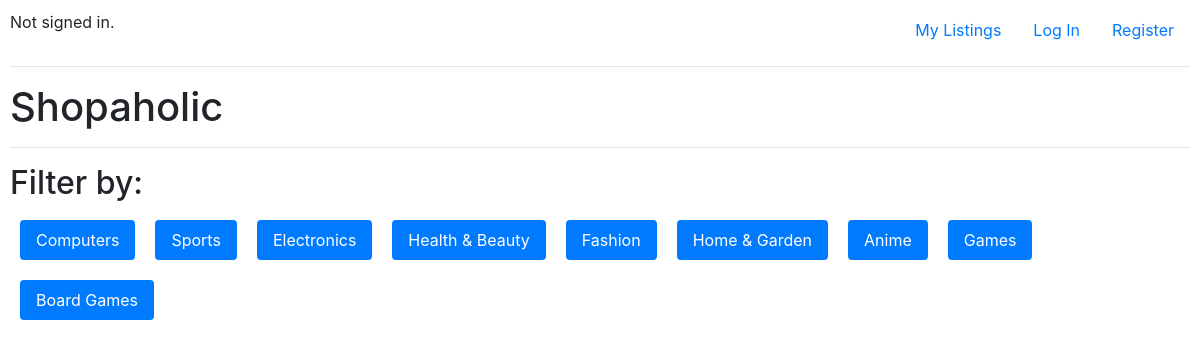
/category/all, run on the app's committed database.
### auctions/models.py (models this page shows)
class Tag(models.Model):
    name=models.CharField(max_length=32)
    def __str__(self):
        return f"{self.name}"

### auctions/views.py (the view)
# urls.py: path("category/<str:cat>",views.category,name="category"),
def category(request,cat):
    all_cat=Tag.objects.all()
    flag=False
    if cat=='all':
        return render(request,"auctions/category.html",{
            "category":None,"listings":None,"allcats":all_cat,"flag":flag
        })
    flag=True;
    listings=Listing.objects.filter(tag__name=cat)
    return render(request,"auctions/category.html",{
        "listings":listings,"category":cat,"allcats":all_cat,"flag":flag
    })

### auctions/templates/auctions/category.html (shortened to what this page needs)
{%extends "auctions/layout.html"%}
{%block body%}
{%if category%}
    <h2>Showing results for: {{category}}</h2>
{%else%}
<h2>Filter by:</h2>
 <ul class="nav nav-pills">
    {%for cat in allcats%}
        <li class="nav-item">
            <a class="nav-link active" id="category" href="{%url 'category' cat%}">{{cat}}</a>
        </li>
     {%endfor%}
    </ul>
{%endif%}
{%endblock%}

### auctions/static/auctions/styles.css (style rules this page uses)
body { padding: 10px; }
.card-text,#index_btn,#category { margin:10px; }

### data on the page
Tag: name "Computers"
Tag: name "Sports"
Tag: name "Electronics"
Tag: name "Health & Beauty"
Tag: name "Fashion"
Tag: name "Home & Garden"
Tag: name "Anime"
Tag: name "Games"
Tag: name "Board Games"
